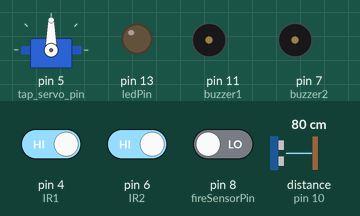
Recording of a sketch running on a simulated Arduino Uno, built with avr-gcc and run on an emulated ATmega328P. Parts: servo, output pins drawn as LEDs (lit = HIGH), buzzer (waves = sounding, pin HIGH). Wiring (inferred from the names in the program): ultrasonic range finder: trigger pin 9; echo pin 10. The inputs (shaded band) are chosen by the test bench; at power-on: distance to the obstacle (sensor on pin 10) 80 cm, pin 4 (IR1) HIGH, pin 8 (fireSensorPin) LOW, pin 6 (IR2) HIGH. The echo pulse lasts 58.3 µs per cm; pins used as bus, display or sensor lines are not drawn; what the sketch prints to the serial monitor is not drawn.

Above: at 1.3 s.
1.4 s: distance to the obstacle (sensor on pin 10) set to 18 cm
2.9 s: distance to the obstacle (sensor on pin 10) set to 15 cm
At 4.9 s:
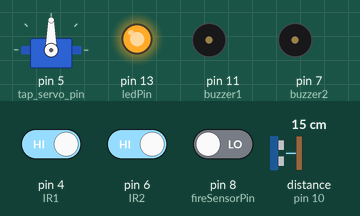
5.5 s: pin 4 (IR1) driven LOW
At 6.0 s:
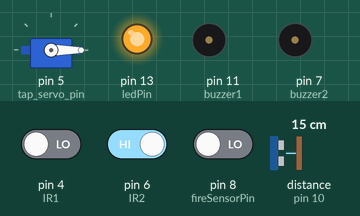
8.6 s: pin 8 (fireSensorPin) driven HIGH
At 11.1 s:
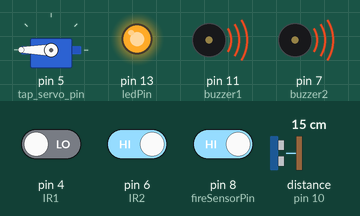
Timing chart, 0 to 12.7 s (numbered marks = the images above; inputs shaded):
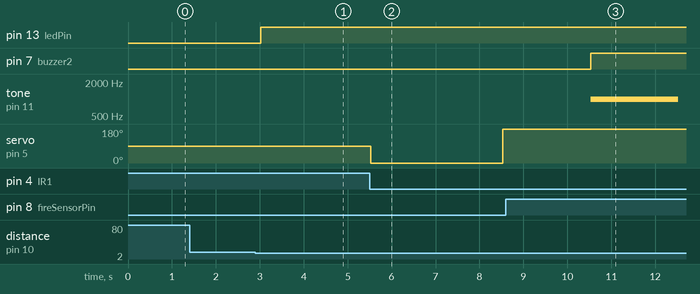

The sketch:

Smart_Home_Security_System.ino
```cpp
//--------------- SERVO MOTOR & IR SENSORS ---------------//
#include <Servo.h>

Servo tap_servo;

int IR1 = 4;
int tap_servo_pin =5;
int IR2 = 6;
int val1;
int val2;


//--------------- ULTRASONIC SENSOR ---------------//

// defines pins numbers
const int trigPin = 9;
const int echoPin = 10;
const int buzzer1 = 11;
const int ledPin = 13;

// defines variables
long duration;
int distance;
int safetyDistance;


//--------------- FIRE SENSOR ---------------//

const int buzzer2 = 7;
const int fireSensorPin = 8;


// * * * * * * * * * * * * * * VOID SETUP * * * * * * * * * * * * * * //


void setup() {

//--------------- ULTRASONIC SENSOR ---------------//

pinMode(trigPin, OUTPUT); // Sets the trigPin as an Output
pinMode(echoPin, INPUT); // Sets the echoPin as an Input
pinMode(buzzer1, OUTPUT);
pinMode(ledPin, OUTPUT);
Serial.begin(9600); // Starts the serial communication


//--------------- FIRE SENSOR ---------------//

pinMode(buzzer2, OUTPUT);
pinMode(fireSensorPin, INPUT);

//--------------- SERVO MOTOR & IR SENSORS ---------------//

pinMode(IR1,INPUT);
pinMode(IR2,INPUT);
tap_servo.attach(tap_servo_pin);

}


// * * * * * * * * * * * * * * VOID LOOP * * * * * * * * * * * * * * //


void loop() {

//--------------- ULTRASONIC SENSOR ---------------//

// Clears the trigPin
digitalWrite(trigPin, LOW);
delayMicroseconds(2);

// Sets the trigPin on HIGH state for 10 micro seconds
digitalWrite(trigPin, HIGH);
delayMicroseconds(10);
digitalWrite(trigPin, LOW);

// Reads the echoPin, returns the sound wave travel time in microseconds
duration = pulseIn(echoPin, HIGH);

// Calculating the distance
distance= duration*0.034/2;

safetyDistance = distance;
  if (safetyDistance <= 15)
    {
    digitalWrite(buzzer1, HIGH);
    digitalWrite(ledPin, HIGH);
    //tone(buzzer1, 1000); // Send 1KHz sound signal...
    delay(1000);        // ...for 1 sec
    noTone(buzzer1);     // Stop sound...
    delay(1000);        // ...for 1sec
  }
  else {
    digitalWrite(buzzer1, LOW);
    digitalWrite(ledPin, LOW);
  }

// Prints the distance on the Serial Monitor
Serial.print("Distance: ");
Serial.println(distance);


//--------------- FIRE SENSOR ---------------//

int fireValue = digitalRead(fireSensorPin);
Serial.print(fireValue);
//delay(1000);
  if (fireValue == 1)
  {
    digitalWrite(buzzer2, HIGH);
    //delay(6000);
    tone(buzzer2, 1000); // Send 1KHz sound signal...
    delay(2000);        // ...for 1 sec
    noTone(buzzer2);     // Stop sound...
    delay(2000);        // ...for 1sec

  }
  else {
    digitalWrite(buzzer2, LOW);
  }
delay(500);


//--------------- SERVO MOTOR & IR SENSORS ---------------//

// IR SENSOR : 1

val1 = digitalRead(IR1);
Serial.println(val1);
  if (val1==0)
  {
    tap_servo.write(0);
    delay(3000);
    tap_servo.write(180);
  }

// IR SENSOR : 2

val2 = digitalRead(IR2);
Serial.println(val2);
  if (val2==0)
  {
    tap_servo.write(0);
    delay(3000);
    tap_servo.write(180);
  }

}
```

Measured:
- the behaviour switches between 17 and 16 cm on distance to the obstacle (sensor on pin 10) (found by bisection; images 0 and 1)
- after the input at 1.4 s, every drawn part: stays the same
- after the input at 2.9 s, pin 13 (ledPin): LOW → HIGH after 0.12 s
- after the input at 5.5 s, servo on pin 5 (tap_servo_pin): 90° → 0° at once, → 180° 3.0 s later
- after the input at 8.6 s, pin 7 (buzzer2): LOW → HIGH after 1.9 s; tone on pin 11 (buzzer1): silent → 1000 Hz after 1.9 s, → silent 2.0 s later; servo on pin 5 (tap_servo_pin): stays 180° (without the input it goes to 0° after 2.4 s)
